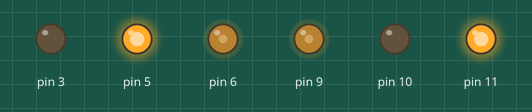
Bench run of a sketch on a simulated Arduino Uno, built with avr-gcc and run on an emulated ATmega328P. Parts: output pins drawn as LEDs (lit = HIGH).

Above: at 0.1 s.
Timing chart, 0 to 1.6 s (numbered marks = the images above):
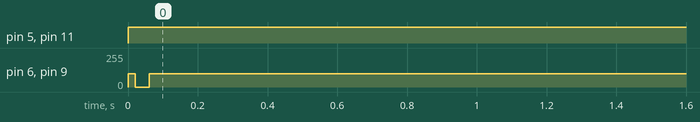

The sketch:

Code.ino
```cpp
// C++ code
//
void setup()
{
  pinMode(11, INPUT);
  pinMode(10, INPUT);
  pinMode(9, INPUT);
  pinMode(11, OUTPUT);
  pinMode(10, OUTPUT);
  pinMode(9, OUTPUT);
  pinMode(3, INPUT);
  pinMode(5, INPUT);
  pinMode(6, INPUT);
  pinMode(5, OUTPUT);
  pinMode(3, OUTPUT);
  pinMode(6, OUTPUT);
}

void loop()
{
  digitalRead(11);

  digitalRead(10);

  digitalRead(9);

  digitalWrite(11, HIGH);
  digitalWrite(10, LOW);
  analogWrite(9, 100);

  digitalRead(3);

  digitalRead(5);

  digitalRead(6);

  digitalWrite(5, HIGH);
  digitalWrite(3, LOW);
  analogWrite(6, 100);
  delay(10); // Delay a little bit to improve simulation performance
}
```

Measured:
- by itself, pin 5, pin 11: LOW → HIGH at 0.00 s
- by itself, pin 6, pin 9: 0/255 → 100/255 at 0.00 s
